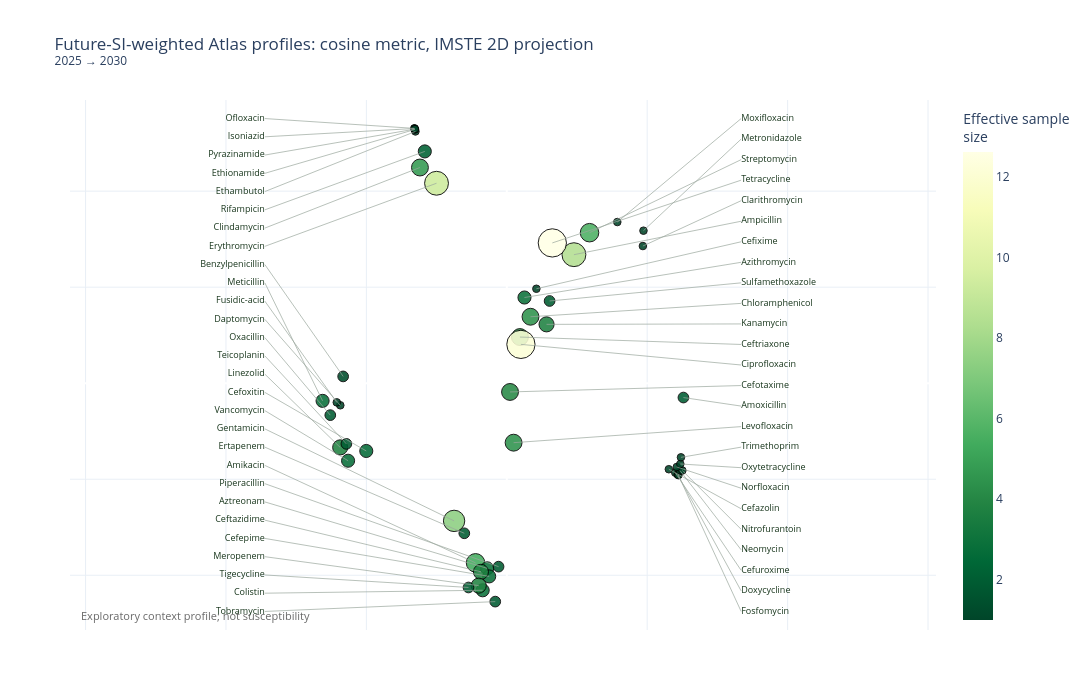

The notebook cell this image was saved under:
### Markdown cell above
## Future-SI-weighted Atlas profiles

Each point is an antibiotic in the IMSTE projection. Names are arranged in a right-side column and connected to their points; the labels and connectors follow zoom and pan. Color and size summarize profile support, and hover gives the coverage and uncertainty diagnostics. Read similarity from the original 73D cosine distances rather than the 2D map.

### Code cell
import numpy as np
import plotly.express as px
import plotly.graph_objects as go

hover_columns = [
    "n_available_bacteria", "effective_sample_size", "largest_normalized_weight",
    "bootstrap_centroid_radius_95", "weighted_feature_dispersion",
]
antibiotic_map_figure = px.scatter(
    antibiotic_map, x="imste_1", y="imste_2",
    color="effective_sample_size", size="n_available_bacteria", size_max=20,
    text="antibiotic", custom_data=hover_columns, color_continuous_scale="YlGn_r",
    labels={"effective_sample_size": "Effective sample size (1 / sum of squared weights)", "imste_1": "IMSTE 1", "imste_2": "IMSTE 2"},
    title=("Future-SI-weighted Atlas profiles: cosine metric, IMSTE 2D projection"
           f"<br><sup>{int(selected_horizon.reference_year)} → {int(selected_horizon.future_year)}</sup>"),
)
antibiotic_map_figure.update_traces(
    mode="markers",
    marker={"line": {"color": "black", "width": 1.0}, "opacity": 0.88},
    hovertemplate=("<b>%{text}</b><br>Matched forecast bacteria: %{customdata[0]}<br>"
                   "Effective sample size: %{customdata[1]:.2f}<br>Largest normalized weight: %{customdata[2]:.3f}<br>"
                   "Bootstrap centroid radius (95th pct): %{customdata[3]:.3f}<br>Weighted feature dispersion: %{customdata[4]:.3f}<br>"
                   "IMSTE 1: %{x:.4f}<br>IMSTE 2: %{y:.4f}<extra></extra>"),
)
# Split names between outer columns at the horizontal midpoint of the map.
x_min, x_max = antibiotic_map.imste_1.min(), antibiotic_map.imste_1.max()
y_min, y_max = antibiotic_map.imste_2.min(), antibiotic_map.imste_2.max()
x_span = max(float(x_max - x_min), 1e-3)
y_span = max(float(y_max - y_min), 1e-3)
x_mid = float((x_min + x_max) / 2)
left_x = float(x_min - 0.16 * x_span)
right_x = float(x_max + 0.16 * x_span)
x_axis_low = float(x_min - 0.70 * x_span)
x_axis_high = float(x_max + 0.70 * x_span)
y_axis_span = max(y_span * 1.12, x_span * 0.72)
y_axis_mid = float((y_min + y_max) / 2)
y_axis_low = y_axis_mid - y_axis_span / 2
y_axis_high = y_axis_mid + y_axis_span / 2
label_inset = 0.035 * y_axis_span
label_xs, label_ys, label_texts, leader_x, leader_y = [], [], [], [], []
for is_left, column_x in ((True, left_x), (False, right_x)):
    rows = antibiotic_map.loc[
        antibiotic_map.imste_1.le(x_mid) if is_left else antibiotic_map.imste_1.gt(x_mid)
    ].sort_values("imste_2", ascending=False)
    label_ys_side = np.linspace(
        y_axis_high - label_inset, y_axis_low + label_inset, len(rows)
    ) if len(rows) else []
    for row, label_y in zip(rows.itertuples(index=False), label_ys_side):
        leader_x.extend([float(row.imste_1), column_x, None])
        leader_y.extend([float(row.imste_2), float(label_y), None])
        label_xs.append(column_x)
        label_ys.append(float(label_y))
        label_texts.append(str(row.antibiotic))
antibiotic_map_figure.add_trace(go.Scatter(
    x=leader_x, y=leader_y, mode="lines",
    line={"color": "#9aa79d", "width": 0.7}, hoverinfo="skip", showlegend=False,
))
for is_left, anchor in ((True, "right"), (False, "left")):
    indices = [i for i, x in enumerate(label_xs) if (x == left_x) == is_left]
    antibiotic_map_figure.add_trace(go.Scatter(
        x=[label_xs[i] for i in indices], y=[label_ys[i] for i in indices],
        text=[label_texts[i] for i in indices], mode="text",
        textposition="middle left" if is_left else "middle right",
        textfont={"color": "#17351b", "size": 9},
        hoverinfo="skip", showlegend=False,
    ))
antibiotic_map_figure.update_layout(
    hovermode="closest", dragmode="zoom", width=1500, height=700,
    plot_bgcolor="white", paper_bgcolor="white",
    coloraxis_colorbar={"title": "Effective sample<br>size"},
    annotations=[{"text": "Exploratory context profile; not susceptibility", "xref": "paper", "yref": "paper", "x": 0.01, "y": 0.01, "showarrow": False, "xanchor": "left", "yanchor": "bottom", "font": {"size": 11, "color": "dimgray"}}],
    margin={"l": 70, "r": 70, "t": 100, "b": 70},
)
antibiotic_map_figure.update_xaxes(title_text="", range=[x_axis_low, x_axis_high], showticklabels=False, ticks="", showgrid=True, gridcolor="#e9eff6")
antibiotic_map_figure.update_yaxes(title_text="", range=[y_axis_low, y_axis_high], showticklabels=False, ticks="", showgrid=True, gridcolor="#e9eff6")
antibiotic_map_figure.show()

### Figure 1 — Plotly figure (JSON) as saved in the notebook; plotly's stock layout.template omitted (floating-point values rounded to 4 significant figures; data arrays with more than 128 entries replaced by an {"elided": "..."} marker saying what was removed)
{"data": [{"customdata": {"elided": "53x5 float values"}, "hovertemplate": "<b>%{text}</b><br>Matched forecast bacteria: %{customdata[0]}<br>Effective sample size: %{customdata[1]:.2f}<br>Largest normalized weight: %{customdata[2]:.3f}<br>Bootstrap centroid radius (95th pct): %{customdata[3]:.3f}<br>Weighted feature dispersion: %{customdata[4]:.3f}<br>IMSTE 1: %{x:.4f}<br>IMSTE 2: %{y:.4f}<extra></extra>", "legendgroup": "", "marker": {"color": [5.396, 1.999, 8.448, 2.931, 2.964, 1.315, 1.0, 2.865, 1.0, 4.094, 2.63, 3.777, 4.525, 1.0, 4.416, 12.15, 1.0, 4.738, 2.893, 1.0, 1.0, 1.941, 9.31, 1.0, 1.0, 1.0, 1.0, 7.385, 1.0, 3.735, 4.44, 3.786, 3.92, 2.832, 1.0, 1.0, 1.0, 1.0, 1.0, 1.0, 1.974, 1.0, 1.96, 1.0, 2.15, 5.642, 1.978, 1.959, 12.61, 1.96, 1.9, 1.0, 2.761], "coloraxis": "coloraxis", "line": {"color": "black", "width": 1}, "opacity": 0.88, "size": [6, 2, 10, 3, 3, 2, 1, 3, 1, 5, 3, 4, 5, 1, 5, 14, 1, 5, 3, 1, 1, 2, 10, 1, 1, 1, 1, 8, 1, 4, 5, 4, 4, 3, 1, 1, 1, 1, 1, 1, 2, 1, 2, 1, 3, 6, 2, 2, 14, 2, 2, 1, 3], "sizemode": "area", "sizeref": 0.035, "symbol": "circle"}, "mode": "markers", "name": "", "orientation": "v", "showlegend": false, "text": ["Amikacin", "Amoxicillin", "Ampicillin", "Azithromycin", "Aztreonam", "Benzylpenicillin", "Cefazolin", "Cefepime", "Cefixime", "Cefotaxime", "Cefoxitin", "Ceftazidime", "Ceftriaxone", "Cefuroxime", "Chloramphenicol", "Ciprofloxacin", "Clarithromycin", "Clindamycin", "Colistin", "Daptomycin", "Doxycycline", "Ertapenem", "Erythromycin", "Ethambutol", "Ethionamide", "Fosfomycin", "Fusidic-acid", "Gentamicin", "Isoniazid", "Kanamycin", "Levofloxacin", "Linezolid", "Meropenem", "Meticillin", "Metronidazole", "Moxifloxacin", "Neomycin", "Nitrofurantoin", "Norfloxacin", "Ofloxacin", "Oxacillin", "Oxytetracycline", "Piperacillin", "Pyrazinamide", "Rifampicin", "Streptomycin", "Sulfamethoxazole", "Teicoplanin", "Tetracycline", "Tigecycline", "Tobramycin", "Trimethoprim", "Vancomycin"], "type": "scatter", "x": [-0.02225, 0.1258, 0.04782, 0.0126, -0.01395, -0.1165, 0.1154, -0.01254, 0.02108, 0.00231, -0.1001, -0.01842, 0.00936, 0.12, 0.01689, 0.01006, 0.09692, -0.06185, -0.01716, -0.1186, 0.1217, -0.03026, -0.05004, -0.06506, -0.06553, 0.1222, -0.1211, -0.03753, -0.0658, 0.02832, 0.004844, -0.1186, -0.01998, -0.1312, 0.09734, 0.0787, 0.1234, 0.125, 0.1211, -0.06576, -0.1257, 0.1236, -0.005872, -0.06536, -0.0584, 0.05894, 0.03049, -0.1143, 0.03243, -0.02728, -0.008218, 0.124, -0.113], "xaxis": "x", "y": [-0.09353, -0.007474, 0.06692, 0.04462, -0.09639, 0.00353, -0.0448, -0.1006, 0.04917, -0.004557, -0.03529, -0.09822, 0.02403, -0.04661, 0.0346, 0.02021, 0.07142, 0.1123, -0.1078, -0.01151, -0.04756, -0.07815, 0.1041, 0.1311, 0.1321, -0.04788, -0.009985, -0.07169, 0.1326, 0.03064, -0.03097, -0.03342, -0.1054, -0.009202, 0.07941, 0.08392, -0.04555, -0.04548, -0.04362, 0.1327, -0.01663, -0.04207, -0.09551, 0.1323, 0.1207, 0.07838, 0.04281, -0.03159, 0.07304, -0.1064, -0.1137, -0.03861, -0.04037], "yaxis": "y"}, {"hoverinfo": "skip", "line": {"color": "#9aa79d", "width": 0.7}, "mode": "lines", "showlegend": false, "type": "scatter", "x": {"elided": "159 float values"}, "y": {"elided": "159 float values"}}, {"hoverinfo": "skip", "mode": "text", "showlegend": false, "text": ["Ofloxacin", "Isoniazid", "Pyrazinamide", "Ethionamide", "Ethambutol", "Rifampicin", "Clindamycin", "Erythromycin", "Benzylpenicillin", "Meticillin", "Fusidic-acid", "Daptomycin", "Oxacillin", "Teicoplanin", "Linezolid", "Cefoxitin", "Vancomycin", "Gentamicin", "Ertapenem", "Amikacin", "Piperacillin", "Aztreonam", "Ceftazidime", "Cefepime", "Meropenem", "Tigecycline", "Colistin", "Tobramycin"], "textfont": {"color": "#17351b", "size": 9}, "textposition": "middle left", "type": "scatter", "x": [-0.1723, -0.1723, -0.1723, -0.1723, -0.1723, -0.1723, -0.1723, -0.1723, -0.1723, -0.1723, -0.1723, -0.1723, -0.1723, -0.1723, -0.1723, -0.1723, -0.1723, -0.1723, -0.1723, -0.1723, -0.1723, -0.1723, -0.1723, -0.1723, -0.1723, -0.1723, -0.1723, -0.1723], "y": [0.1378, 0.1283, 0.1188, 0.1093, 0.09978, 0.09027, 0.08077, 0.07126, 0.06176, 0.05225, 0.04275, 0.03324, 0.02373, 0.01423, 0.004724, -0.004782, -0.01429, -0.02379, -0.0333, -0.0428, -0.05231, -0.06181, -0.07132, -0.08083, -0.09033, -0.09984, -0.1093, -0.1188]}, {"hoverinfo": "skip", "mode": "text", "showlegend": false, "text": ["Moxifloxacin", "Metronidazole", "Streptomycin", "Tetracycline", "Clarithromycin", "Ampicillin", "Cefixime", "Azithromycin", "Sulfamethoxazole", "Chloramphenicol", "Kanamycin", "Ceftriaxone", "Ciprofloxacin", "Cefotaxime", "Amoxicillin", "Levofloxacin", "Trimethoprim", "Oxytetracycline", "Norfloxacin", "Cefazolin", "Nitrofurantoin", "Neomycin", "Cefuroxime", "Doxycycline", "Fosfomycin"], "textfont": {"color": "#17351b", "size": 9}, "textposition": "middle right", "type": "scatter", "x": [0.1669, 0.1669, 0.1669, 0.1669, 0.1669, 0.1669, 0.1669, 0.1669, 0.1669, 0.1669, 0.1669, 0.1669, 0.1669, 0.1669, 0.1669, 0.1669, 0.1669, 0.1669, 0.1669, 0.1669, 0.1669, 0.1669, 0.1669, 0.1669, 0.1669], "y": [0.1378, 0.1271, 0.1164, 0.1057, 0.09503, 0.08433, 0.07364, 0.06294, 0.05225, 0.04156, 0.03086, 0.02017, 0.009476, -0.001217, -0.01191, -0.0226, -0.0333, -0.04399, -0.05469, -0.06538, -0.07607, -0.08677, -0.09746, -0.1082, -0.1188]}], "layout": {"annotations": [{"font": {"color": "dimgray", "size": 11}, "showarrow": false, "text": "Exploratory context profile; not susceptibility", "x": 0.01, "xanchor": "left", "xref": "paper", "y": 0.01, "yanchor": "bottom", "yref": "paper"}], "coloraxis": {"autocolorscale": false, "colorbar": {"title": {"text": "Effective sample<br>size"}}, "colorscale": [[0, "rgb(0,69,41)"], [0.125, "rgb(0,104,55)"], [0.25, "rgb(35,132,67)"], [0.375, "rgb(65,171,93)"], [0.5, "rgb(120,198,121)"], [0.625, "rgb(173,221,142)"], [0.75, "rgb(217,240,163)"], [0.875, "rgb(247,252,185)"], [1, "rgb(255,255,229)"]]}, "dragmode": "zoom", "height": 700, "hovermode": "closest", "legend": {"itemsizing": "constant", "tracegroupgap": 0}, "margin": {"b": 70, "l": 70, "r": 70, "t": 100}, "paper_bgcolor": "white", "plot_bgcolor": "white", "title": {"text": "Future-SI-weighted Atlas profiles: cosine metric, IMSTE 2D projection<br><sup>2025 → 2030</sup>"}, "width": 1500, "xaxis": {"anchor": "y", "domain": [0, 1], "gridcolor": "#e9eff6", "range": [-0.3111, 0.3057], "showgrid": true, "showticklabels": false, "ticks": "", "title": {"text": ""}}, "yaxis": {"anchor": "x", "domain": [0, 1], "gridcolor": "#e9eff6", "range": [-0.1285, 0.1475], "showgrid": true, "showticklabels": false, "ticks": "", "title": {"text": ""}}}}
